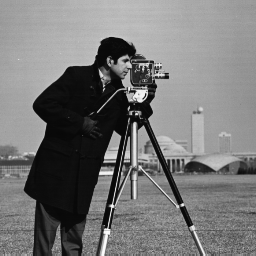
#> input picture misc/cameraman.tif, 256 x 256 px, found by its file name
$ python task5.7.py
#> lines starting #> are read from the running program, lines starting #| are printed output that depends on the picture
import scipy.ndimage as ndi
import numpy as np
import skimage.io as io
w=io.imread("C://Users//kamel//Music//misc//cameraman.tif")
#> w is the input picture: shape (256, 256); min 7, max 253, mean 118.7
img=ndi.gaussian_filter(w,[3,3],truncate=0.5)
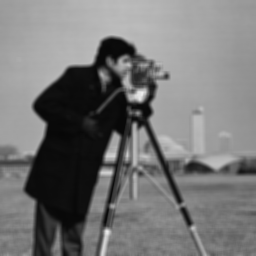
#> img: shape (256, 256); min 7, max 237, mean 117.8
io.imshow(img)
io.show()

img2=ndi.gaussian_filter(w,[3,3],truncate=1)
io.imshow(img2)
io.show()

img3=ndi.gaussian_filter(w,[3,3],truncate=2)
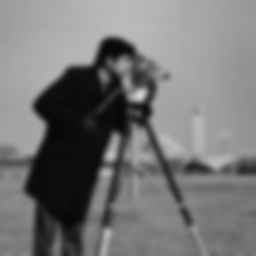
#> img3: shape (256, 256); min 8, max 213, mean 117.7
io.imshow(img3)
io.show()

img4=ndi.gaussian_filter(w,[7,7],truncate=1)
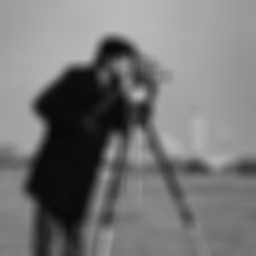
#> img4: shape (256, 256); min 8, max 186, mean 117.7
io.imshow(img4)
io.show()

img5=ndi.gaussian_filter(w,[7,7],truncate=3)
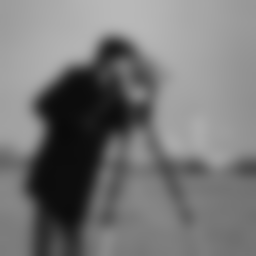
#> img5: shape (256, 256); min 10, max 184, mean 117.7
io.imshow(img5)
io.show()

img6=ndi.gaussian_filter(w,[7,7],truncate=6)
io.imshow(img6)
io.show()

img7=ndi.gaussian_filter(w,[11,11],truncate=1)
io.imshow(img7)
io.show()

img8=ndi.gaussian_filter(w,[11,11],truncate=4)
io.imshow(img8)
io.show()

img9=ndi.gaussian_filter(w,[11,11],truncate=8)
io.imshow(img9)
io.show()

img10=ndi.gaussian_filter(w,[21,21],truncate=1)
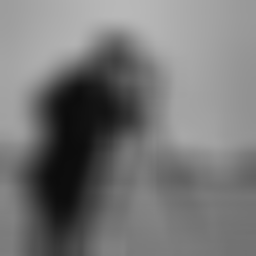
#> img10: shape (256, 256); min 12, max 184, mean 117.7
io.imshow(img10)
io.show()

img11=ndi.gaussian_filter(w,[21,21],truncate=5)
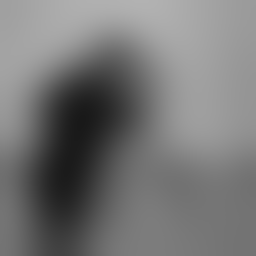
#> img11: shape (256, 256); min 25, max 178, mean 117.7
io.imshow(img11)
io.show()

img12=ndi.gaussian_filter(w,[21,21],truncate=10)
io.imshow(img12)
io.show()
